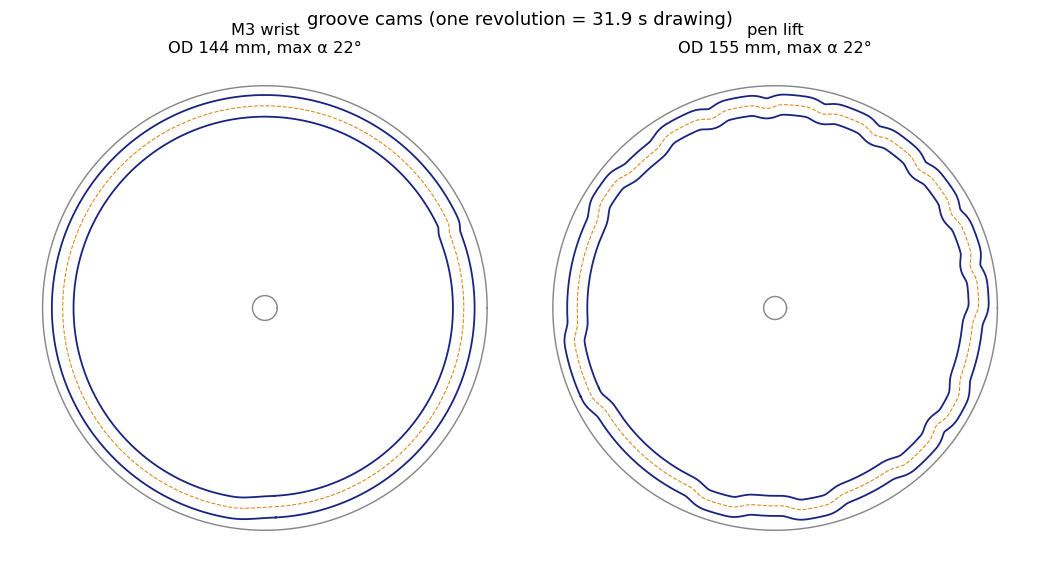
#> input picture cad/cams_sample.png, 1040 x 572 px
$ python -i vector_input.py   (imports and definitions only)
#> lines starting #> are read from the running program, lines starting #| are printed output that depends on the picture
"""
vector_input.py - turn SVG files and raster images into pen strokes.

Every loader returns a list of strokes; a stroke is an (n, 2) float array of
points in the source's own units with y pointing DOWN (SVG / image
convention).  fit_to_box() then scales them onto the paper (y up, mm).
"""
import math
import re
import xml.etree.ElementTree as ET

import numpy as np


# =============================================================== SVG
_NUM = re.compile(r"[-+]?(?:\d+\.?\d*|\.\d+)(?:[eE][-+]?\d+)?")


class _Scanner:
    """Path-data scanner that copes with compact numbers ("1.5.5", "0 01")."""

    def __init__(self, s):
        self.s, self.i = s, 0

    def _skip(self):
        while self.i < len(self.s) and self.s[self.i] in " \t\r\n,":
            self.i += 1

    def done(self):
        self._skip()
        return self.i >= len(self.s)

    # [24 lines left out: functions peek_cmd, cmd, num, flag, not called in this run]

    def has_num(self):
        self._skip()
        return self.i < len(self.s) and (self.s[self.i].isdigit() or self.s[self.i] in "+-.")


def _mat_mul(a, b):
    return a @ b


# [35 lines left out: functions _parse_transform, _bez, not called in this run]


def _nseg(pts, tol):
    L = sum(math.dist(a, b) for a, b in zip(pts, pts[1:]))
    return int(min(200, max(4, L / tol)))


# [123 lines left out: functions _arc, parse_path, _f, not called in this run]


def _ellipse(cx, cy, rx, ry, n=96):
    t = np.linspace(0, 2 * math.pi, n + 1)
    return np.stack([cx + rx * np.cos(t), cy + ry * np.sin(t)], axis=1)


SKIP_TAGS = {"defs", "clipPath", "mask", "symbol", "marker", "pattern", "style", "title", "desc", "metadata", "text"}


# [43 lines left out: function load_svg, not called in this run]


# ============================================================== raster images
def _load_gray(path, max_px):
#> called with path = 'cad/cams_sample.png', max_px = 320
    from PIL import Image, ImageOps
    im = Image.open(path)
#> im is the input picture: PIL image 1040x572 RGBA; mean R, G, B, A 249.2, 249.1, 250.1, 255
    im = ImageOps.exif_transpose(im)
    if im.mode in ("RGBA", "LA", "P"):
        im = im.convert("RGBA")
        bg = Image.new("RGBA", im.size, (255, 255, 255, 255))
#> bg: PIL image 1040x572 RGBA; every value is 255
        im = Image.alpha_composite(bg, im)
    im = im.convert("L")
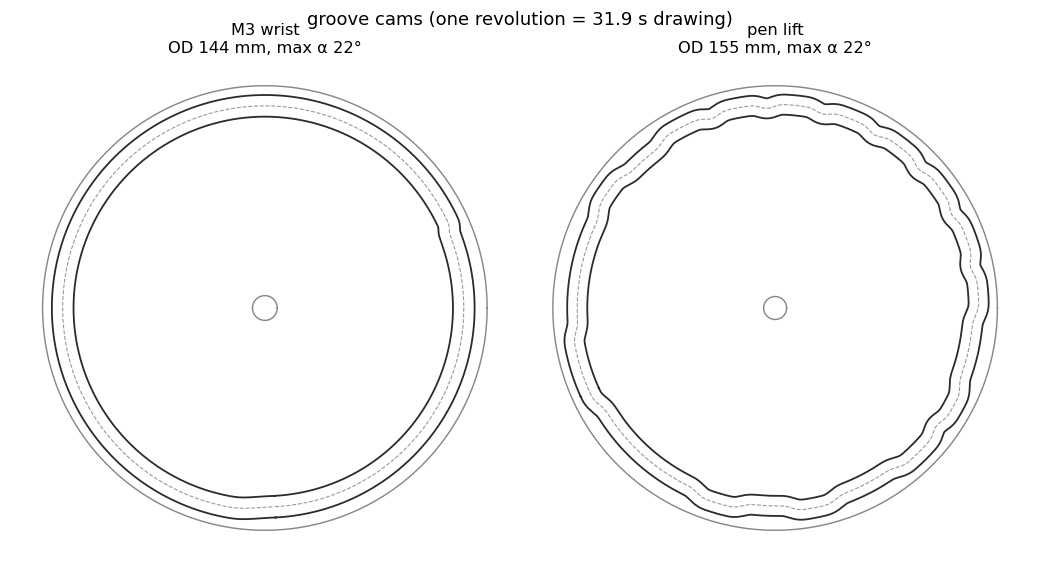
#> im: PIL image 1040x572 L; min 0, max 255, mean 249.3
    s = max_px / max(im.size)
#> s = 0.308
    if s < 1:
        im = im.resize((max(1, int(im.width * s)), max(1, int(im.height * s))), Image.LANCZOS)
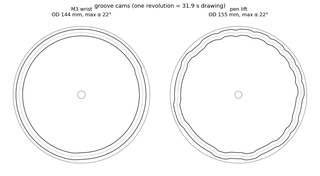
#> im: PIL image 320x176 L; min 67, max 255, mean 248.4
    return np.asarray(im, dtype=float) / 255.0          # 0 = black, 1 = white


def _blur(a, sigma):
#> called with sigma = 1
    try:
        from scipy.ndimage import gaussian_filter
        return gaussian_filter(a, sigma)
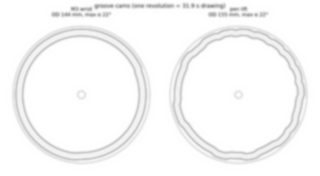
#> returned value: shape (176, 320) float64; min 0.612, max 1, mean 0.974
    except ImportError:
        return a


def image_outline(path, max_px=320, levels=(0.5,), blur=1.0):
    """Iso-contours of the (blurred) brightness -> outlines of dark shapes."""
    import contourpy
    g = _blur(_load_gray(path, max_px), blur)
    gen = contourpy.contour_generator(z=g, line_type=contourpy.LineType.Separate)
    strokes = []
    for lv in levels:
        for line in gen.lines(lv):
            if len(line) > 2:
                strokes.append(np.asarray(line))           # (x=col, y=row): y already down
    return strokes


# [89 lines left out: functions image_hatch, load_image, rdp, fit_to_box, not called in this run]

>>> result = image_outline('cad/cams_sample.png')

$ run again, on cad/cams.png
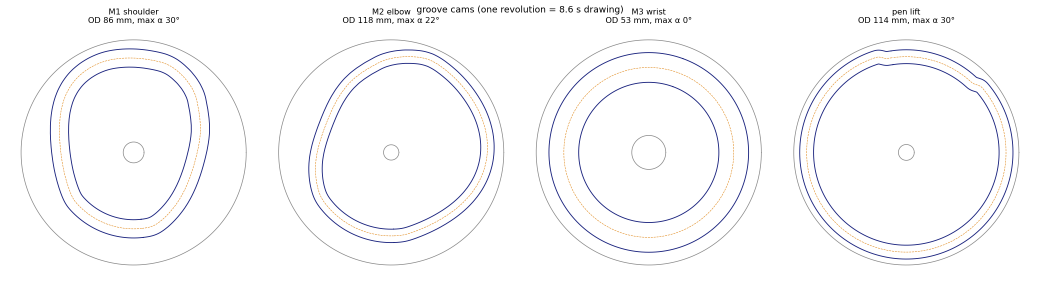
#> input picture cad/cams.png, 2080 x 572 px (shown at 1/2 size)
#> in _load_gray, im is the input picture: PIL image 2080x572 RGBA; mean R, G, B, A 249.9, 249.8, 250.7, 255
#> bg: PIL image 2080x572 RGBA; every value is 255
#> in _load_gray, `im = im.resize((max(1, int(im.width * s)), max(1, int(im.height * s)))..`:
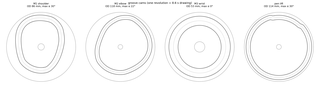
#> im: PIL image 320x88 L; min 119, max 255, mean 249.2
#> in _blur, `return gaussian_filter(a, sigma)`:
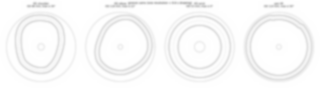
#> returned value: shape (88, 320) float64; min 0.769, max 1, mean 0.977

$ run again, on cad/cams_circle.png
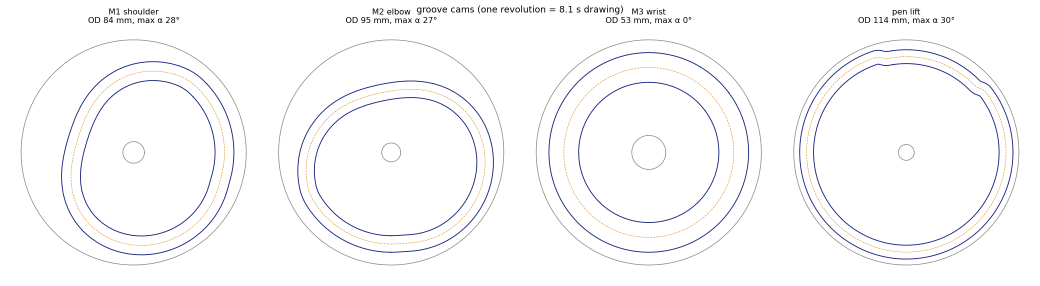
#> input picture cad/cams_circle.png, 2080 x 572 px (shown at 1/2 size)
#> in _load_gray, im is the input picture: PIL image 2080x572 RGBA; mean R, G, B, A 250, 249.8, 250.8, 255
#> bg: PIL image 2080x572 RGBA; every value is 255
#> in _load_gray, `im = im.resize((max(1, int(im.width * s)), max(1, int(im.height * s)))..`:
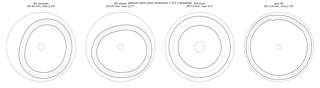
#> im: PIL image 320x88 L; min 118, max 255, mean 249.2
#> in _blur, `return gaussian_filter(a, sigma)`:
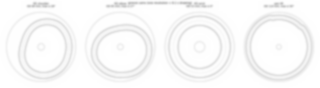
#> returned value: shape (88, 320) float64; min 0.769, max 1, mean 0.977
